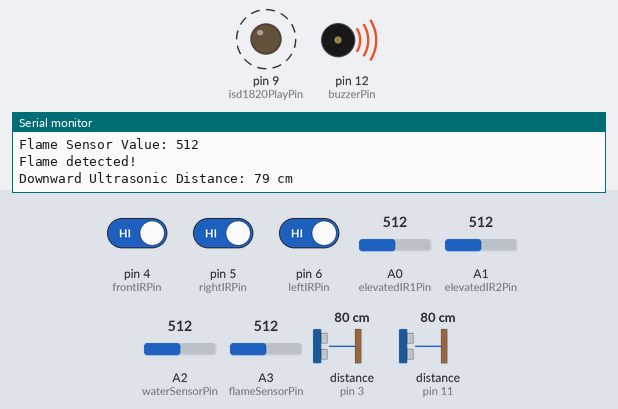
Bench run of a sketch on a simulated Arduino Uno, built with avr-gcc and run on an emulated ATmega328P. On the bench: output pins drawn as LEDs (lit = HIGH), buzzer (waves = sounding, pin HIGH), the last lines printed to the serial monitor. Wiring (inferred from the names in the program): 2 × ultrasonic range finder: trigger pin 2, echo pin 3 / trigger pin 10, echo pin 11. Dashed ring = blinking. Inputs (shaded band) come from the test bench; at power-on: pin 4 (frontIRPin) HIGH, A3 (flameSensorPin) = 512, A2 (waterSensorPin) = 512, pin 5 (rightIRPin) HIGH, pin 6 (leftIRPin) HIGH, A0 (elevatedIR1Pin) = 512, A1 (elevatedIR2Pin) = 512, distance to the obstacle (sensors on pin 3, pin 11) 80 cm. The echo pulse lasts 58.3 µs per cm; pins used as bus, display or sensor lines are not drawn.

Above: at 1.9 s.
2.0 s: pin 4 (frontIRPin) driven LOW
At 2.32 s:
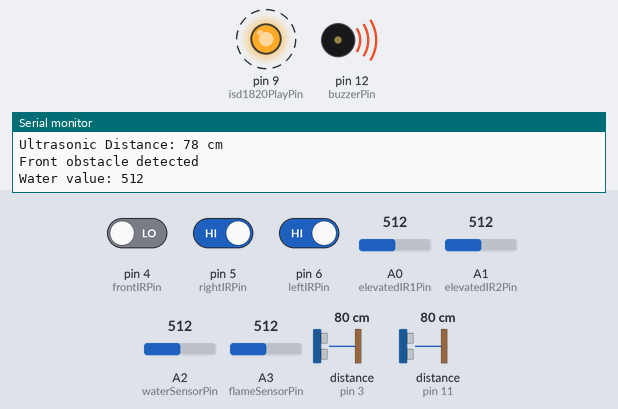
6.3 s: A3 (flameSensorPin) set to 598
9.8 s: A3 (flameSensorPin) set to 620
At 11.46 s:
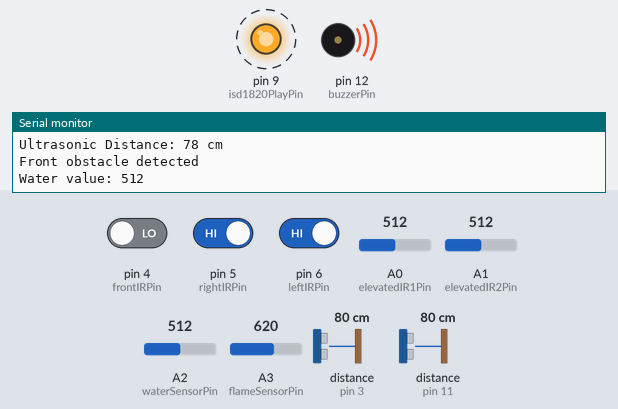
14.1 s: pin 4 (frontIRPin) driven HIGH
At 15.7 s:
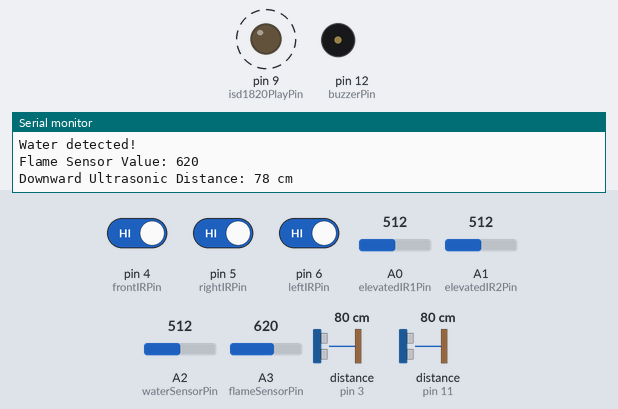
18.4 s: A2 (waterSensorPin) set to 467
21.9 s: A2 (waterSensorPin) set to 442
At 22.8 s:
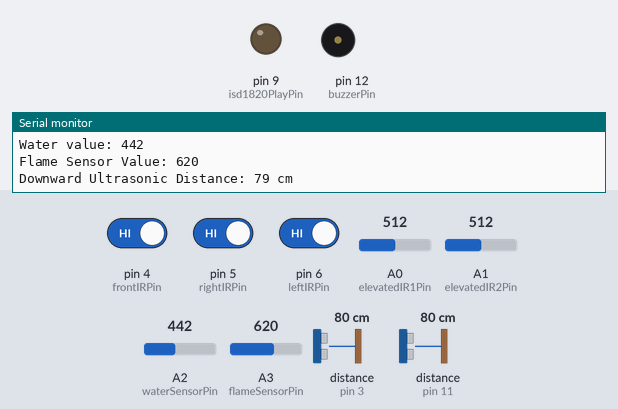
Timing chart, 0 to 24.4 s (numbered marks = the images above; inputs shaded):
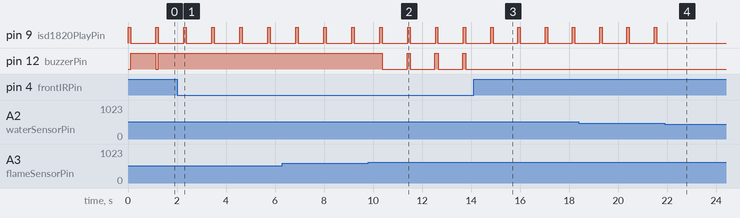

Measured:
- the behaviour switches between 609 and 610 on A3 (flameSensorPin) (found by bisection; images 1 and 2)
- the behaviour switches between 451 and 450 on A2 (waterSensorPin) (found by bisection; images 3 and 4)
- after the input at 2.0 s, pin 12 (buzzerPin): stops changing and stays HIGH
- after the input at 9.8 s, pin 12 (buzzerPin): alternates HIGH for 0.12 s and LOW for 1.0 s, starting after 0.58 s
- after the input at 14.1 s, pin 12 (buzzerPin): stops changing and stays LOW
- after the input at 21.9 s, pin 9 (isd1820PlayPin): stops changing and stays LOW
- by itself, pin 9 (isd1820PlayPin): alternates HIGH for 0.10 s and LOW for 1.0 s

The sketch:

final.ino
```cpp
// Constants
const int ultrasonicTriggerPin = 2;    // Ultrasonic sensor trigger pin
const int ultrasonicEchoPin = 3;      // Ultrasonic sensor echo pin
const int frontIRPin = 4;             // Front IR sensor pin
const int rightIRPin = 5;             // Right IR sensor pin
const int leftIRPin = 6;              // Left IR sensor pin
const int elevatedIR1Pin = A0;        // Elevated IR sensor 1 pin (analog pin)
const int elevatedIR2Pin = A1;        // Elevated IR sensor 2 pin (analog pin)
const int waterSensorPin = A2;        // Water sensor pin (analog pin)
const int flameSensorPin = A3;        // Flame sensor pin (analog pin)
const int isd1820PlayPin = 9;         // ISD1820 module PLAY pin
const int downwardUltrasonicTriggerPin = 10;  // Downward ultrasonic sensor trigger pin
const int downwardUltrasonicEchoPin = 11;     // Downward ultrasonic sensor echo pin
const int buzzerPin = 12;             // Buzzer pin

// Variables
long ultrasonicDuration;               // Time taken for ultrasonic pulse to return
int ultrasonicDistance;                // Distance measured by the ultrasonic sensor

void setup() {
  // Initialize serial communication
  Serial.begin(9600);

  // Configure pin modes
  pinMode(ultrasonicTriggerPin, OUTPUT);
  pinMode(ultrasonicEchoPin, INPUT);
  pinMode(frontIRPin, INPUT);
  pinMode(rightIRPin, INPUT);
  pinMode(leftIRPin, INPUT);
  pinMode(elevatedIR1Pin, INPUT);
  pinMode(elevatedIR2Pin, INPUT);
  pinMode(waterSensorPin, INPUT);
  pinMode(flameSensorPin, INPUT);
  pinMode(isd1820PlayPin, OUTPUT);
  pinMode(downwardUltrasonicTriggerPin, OUTPUT);
  pinMode(downwardUltrasonicEchoPin, INPUT);
  pinMode(buzzerPin, OUTPUT);
}

void loop() {
  // Ultrasonic sensor
  digitalWrite(ultrasonicTriggerPin, LOW);
  delayMicroseconds(2);
  digitalWrite(ultrasonicTriggerPin, HIGH);
  delayMicroseconds(10);
  digitalWrite(ultrasonicTriggerPin, LOW);
  ultrasonicDuration = pulseIn(ultrasonicEchoPin, HIGH);
  ultrasonicDistance = ultrasonicDuration * 0.034 / 2;
  Serial.print("Ultrasonic Distance: ");
  Serial.print(ultrasonicDistance);
  Serial.println(" cm");
  if (ultrasonicDistance <= 40) {
    digitalWrite(buzzerPin, HIGH);
    delay(200);
    digitalWrite(buzzerPin, LOW);
  }

  // Front, Right, and Left IR sensors
  int frontIRValue = digitalRead(frontIRPin);
  int rightIRValue = digitalRead(rightIRPin);
  int leftIRValue = digitalRead(leftIRPin);
  if (frontIRValue == LOW) {
    Serial.println("Front obstacle detected");
    digitalWrite(buzzerPin, HIGH);
  }
  else if (rightIRValue == LOW) {
    Serial.println("Right obstacle detected");
    digitalWrite(buzzerPin, HIGH);
  }
  else if (leftIRValue == LOW) {
    Serial.println("Left obstacle detected");
    digitalWrite(buzzerPin, HIGH);
  }
  else {
    digitalWrite(buzzerPin, LOW);
  }

  // Elevated IR sensors
  int elevatedIR1Value = analogRead(elevatedIR1Pin);
  int elevatedIR2Value = analogRead(elevatedIR2Pin);
  if (elevatedIR1Value < 200 && elevatedIR2Value > 800) {
    Serial.println("Upstairs detected!");
  }

  // Water sensor
  int waterValue = analogRead(waterSensorPin);
  Serial.print("Water value: ");
  Serial.println(waterValue);
  if (waterValue > 450 && waterValue < 790) {
    Serial.println("Water detected!");
    playLastRecordedModule();
  }

  // Flame sensor
  int flameValue = analogRead(flameSensorPin);
  Serial.print("Flame Sensor Value: ");
  Serial.println(flameValue);
  if (flameValue < 610) {
    Serial.println("Flame detected!");
    digitalWrite(buzzerPin, HIGH);
    // Take necessary actions here
  }
  else {
    digitalWrite(buzzerPin, LOW);
  }

  // Downward ultrasonic sensor
  digitalWrite(downwardUltrasonicTriggerPin, LOW);
  delayMicroseconds(2);
  digitalWrite(downwardUltrasonicTriggerPin, HIGH);
  delayMicroseconds(10);
  digitalWrite(downwardUltrasonicTriggerPin, LOW);
  long downwardUltrasonicDuration = pulseIn(downwardUltrasonicEchoPin, HIGH);
  int downwardUltrasonicDistance = downwardUltrasonicDuration * 0.034 / 2;
  Serial.print("Downward Ultrasonic Distance: ");
  Serial.print(downwardUltrasonicDistance);
  Serial.println(" cm");

  delay(1000);
}

void playLastRecordedModule() {
  digitalWrite(isd1820PlayPin, HIGH);
  delay(100);
  digitalWrite(isd1820PlayPin, LOW);
}
```
